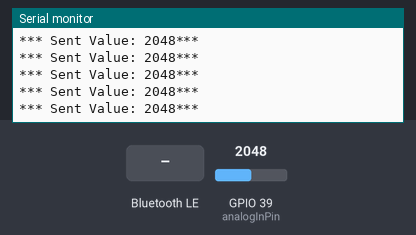
A sketch run on a simulated ESP32. Parts: the last lines printed to the serial monitor. The test bench sets the inputs (shaded band); at power-on: GPIO 39 (analogInPin) = 2048. Nothing arrives over Bluetooth unless stated; a phone connects over Bluetooth LE 3 s after start.

Above: at 1.2 s.
1.3 s: Bluetooth LE write "1" received
At 1.48 s:
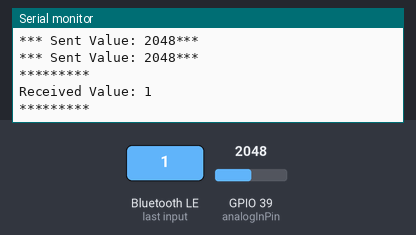
2.8 s: GPIO 39 (analogInPin) set to 2866
At 3.18 s:
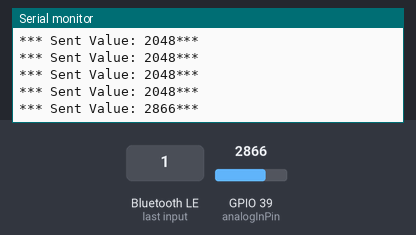
4.3 s: Bluetooth LE write "0" received
At 4.48 s:
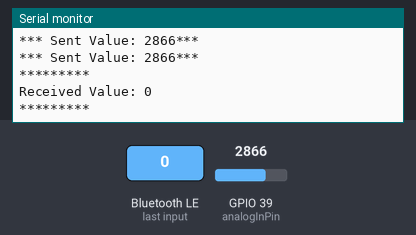
5.8 s: GPIO 39 (analogInPin) set to 3603
At 5.94 s:
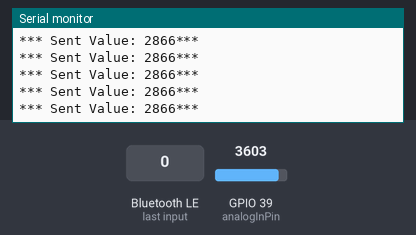
Timing chart, 0 to 8.3 s (numbered marks = the images above; inputs shaded):
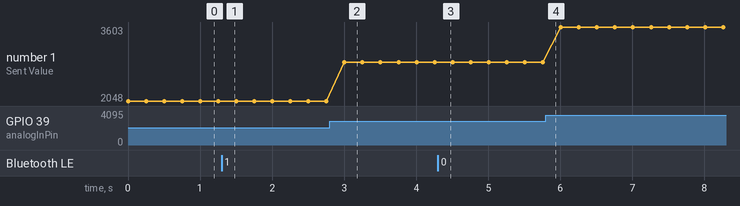

Measured:
- after the input at 1.3 s, the serial monitor: prints a new line after 0.05 s (image 1)
- after the input at 2.8 s, the serial monitor: prints a new line after 0.20 s (image 2)
- after the input at 4.3 s, the serial monitor: prints a new line after 0.05 s (image 3)
- plotted number 1: 2048 → 2866 after the input at 2.8 s, 2866 → 3603 after the input at 5.8 s

The sketch:

Analog_In_BLE_uart.ino
```cpp
/*
    Video: https://www.youtube.com/watch?v=oCMOYS71NIU
    Based on Neil Kolban example for IDF: https://github.com/nkolban/esp32-snippets/blob/master/cpp_utils/tests/BLE%20Tests/SampleNotify.cpp
    Ported to Arduino ESP32 by Evandro Copercini

   Create a BLE server that, once we receive a connection, will send periodic notifications.
   The service advertises itself as: 6E400001-B5A3-F393-E0A9-E50E24DCCA9E
   Has a characteristic of: 6E400002-B5A3-F393-E0A9-E50E24DCCA9E - used for receiving data with "WRITE"
   Has a characteristic of: 6E400003-B5A3-F393-E0A9-E50E24DCCA9E - used to send data with  "NOTIFY"

   The design of creating the BLE server is:
   1. Create a BLE Server
   2. Create a BLE Service
   3. Create a BLE Characteristic on the Service
   4. Create a BLE Descriptor on the characteristic
   5. Start the service.
   6. Start advertising.

   In this example rxValue is the data received (only accessible inside that function).
   And txValue is the data to be sent, in this example just a byte incremented every second.
*/
#include <BLEDevice.h>
#include <BLEServer.h>
#include <BLEUtils.h>
#include <BLE2902.h>
#include <Wire.h>
#include <Adafruit_PWMServoDriver.h>

// called this way, it uses the default address 0x40
Adafruit_PWMServoDriver pwm = Adafruit_PWMServoDriver();

BLECharacteristic *pCharacteristic;
bool deviceConnected = false;
uint16_t txValue = 0;
uint8_t *txPtr;

const int analogInPin = A3;  // Analog input pin that the potentiometer is attached to

// See the following for generating UUIDs:
// https://www.uuidgenerator.net/

#define SERVICE_UUID           "6E400001-B5A3-F393-E0A9-E50E24DCCA9E" // UART service UUID
#define CHARACTERISTIC_UUID_RX "6E400002-B5A3-F393-E0A9-E50E24DCCA9E"
#define CHARACTERISTIC_UUID_TX "6E400003-B5A3-F393-E0A9-E50E24DCCA9E"


class MyServerCallbacks: public BLEServerCallbacks {
    void onConnect(BLEServer* pServer) {
      deviceConnected = true;
    };

    void onDisconnect(BLEServer* pServer) {
      deviceConnected = false;
    }
};

class MyCallbacks: public BLECharacteristicCallbacks {
    void onWrite(BLECharacteristic *pCharacteristic) {
      std::string rxValue = pCharacteristic->getValue();

      if (rxValue.length() > 0) {
        Serial.println("*********");
        Serial.print("Received Value: ");
        for (int i = 0; i < rxValue.length(); i++)
          Serial.print(rxValue[i]);

        Serial.println();
        Serial.println("*********");
      }
    }
};


void setup() {
  Serial.begin(115200);

  pwm.begin();
  pwm.setPWMFreq(1600);  // This is the maximum PWM frequency

  // Create the BLE Device
  BLEDevice::init("UART Service");

  // Create the BLE Server
  BLEServer *pServer = BLEDevice::createServer();
  pServer->setCallbacks(new MyServerCallbacks());

  // Create the BLE Service
  BLEService *pService = pServer->createService(SERVICE_UUID);

  // Create a BLE Characteristic
  pCharacteristic = pService->createCharacteristic(
                      CHARACTERISTIC_UUID_TX,
                      BLECharacteristic::PROPERTY_NOTIFY
                    );

  pCharacteristic->addDescriptor(new BLE2902());

  BLECharacteristic *pCharacteristic = pService->createCharacteristic(
                                         CHARACTERISTIC_UUID_RX,
                                         BLECharacteristic::PROPERTY_WRITE
                                       );

  pCharacteristic->setCallbacks(new MyCallbacks());

  // Start the service
  pService->start();

  // Start advertising
  pServer->getAdvertising()->start();
  Serial.println("Waiting a client connection to notify...");
}

void loop() {
    txValue = analogRead(analogInPin);
    //txValue = 511;
    Serial.print("*** Sent Value: ");
    Serial.print(txValue);
    Serial.println("***");

     if(txValue >= 0 && txValue < 1024)
  {
    // green LED
    pwm.setPWM(5, 0, 4095 );
    pwm.setPWM(6, 0, 500 );
    pwm.setPWM(7, 0, 4095 );
  }
  else if(txValue < 2048)
  {
    //yellow LED
    pwm.setPWM(5, 0, 500 );
    pwm.setPWM(6, 0, 500 );
    pwm.setPWM(7, 0, 4095 );

  }
  else
  {
    // red LED
    pwm.setPWM(5, 0, 500 );
    pwm.setPWM(6, 0, 4095 );
    pwm.setPWM(7, 0, 4095 );
  }


  if (deviceConnected) {
    txPtr = (uint8_t*)&txValue;
    pCharacteristic->setValue(txPtr, 2);
    pCharacteristic->notify();
  }
  delay(250);
}
```
